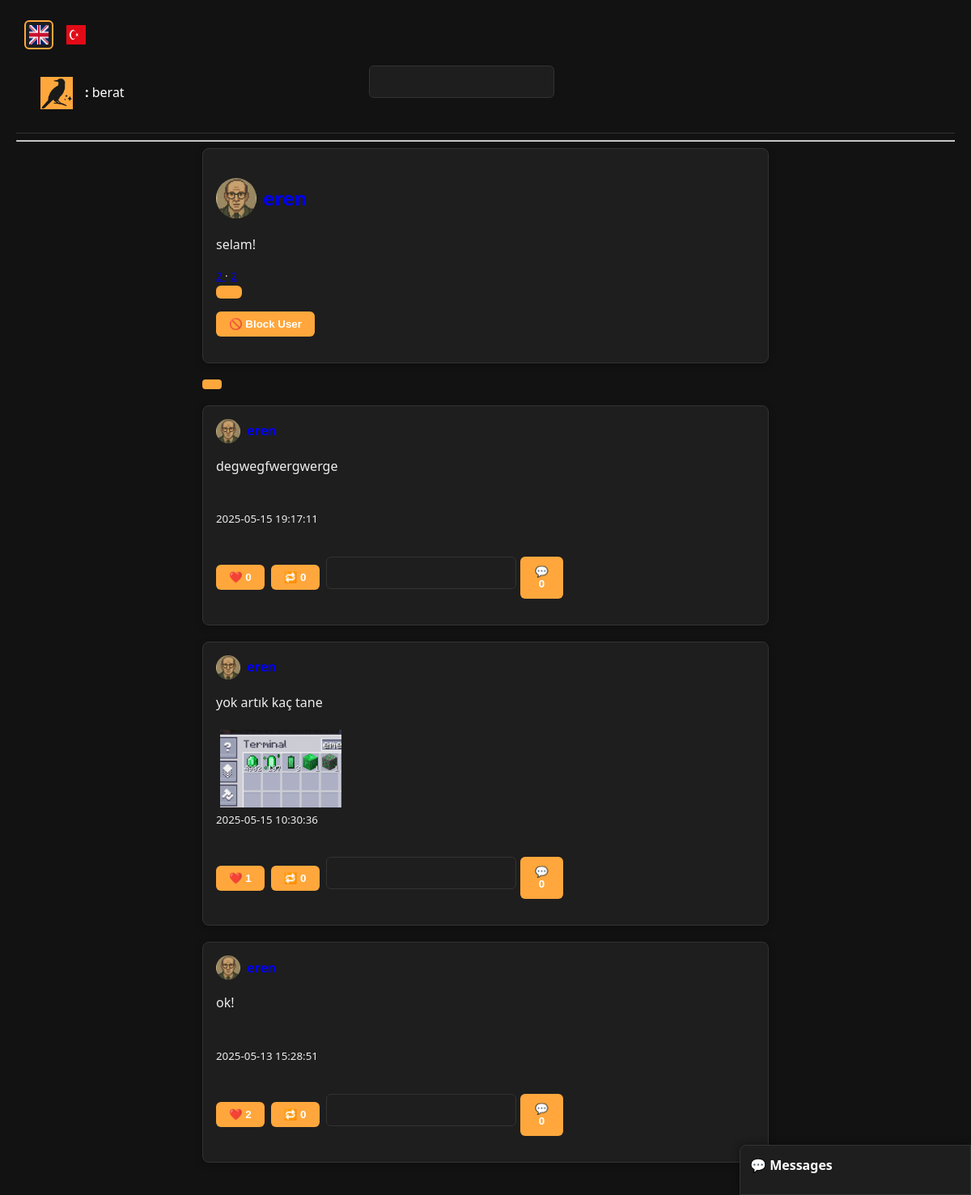
/user.php?u=eren (signed in), run on the app's committed database.
### tables this page shows
CREATE TABLE `users` (
  `id` int(11) NOT NULL,
  `username` varchar(50) NOT NULL,
  `email` varchar(100) NOT NULL,
  `password` varchar(255) NOT NULL,
  `bio` text DEFAULT NULL,
  `profile_pic` varchar(255) DEFAULT NULL,
  `created_at` timestamp NOT NULL DEFAULT current_timestamp()
);

CREATE TABLE `thoughts` (
  `id` int(11) NOT NULL,
  `user_id` int(11) NOT NULL,
  `content` varchar(280) NOT NULL,
  `created_at` timestamp NOT NULL DEFAULT current_timestamp(),
  `original_thought_id` int(11) DEFAULT NULL,
  `quote_id` int(11) DEFAULT NULL
);

CREATE TABLE `thought_images` (
  `id` int(11) NOT NULL,
  `thought_id` int(11) NOT NULL,
  `image_path` varchar(255) NOT NULL
);

### includes/lang.php (called while the page is built, shortened)
<?php
$lang = $_SESSION['lang'] ?? ($_COOKIE['lang'] ?? 'en');
$lang_file = __DIR__ . '/../lang/' . $lang . '.php';
if (file_exists($lang_file)) {
    $t = require $lang_file;
} else {
    $t = require __DIR__ . '/../lang/en.php';
}

### user.php (the view, shortened to what this page needs)
<?php
require 'config.php';
require 'includes/lang.php';
require 'includes/functions.php';
include 'templates/header.php';
$username = $_GET['u'] ?? '';
$section = $_GET['tab'] ?? 'posts';
$stmt = $pdo->prepare("SELECT * FROM users WHERE username = ?");
$stmt->execute([$username]);
$user = $stmt->fetch();
$profile_user_id = $user['id'];
$is_self = $profile_user_id === $_SESSION['user_id'];
$stmt = $pdo->prepare("SELECT COUNT(*) FROM follows WHERE followed_id = ?");
$stmt->execute([$profile_user_id]);
$followerCount = $stmt->fetchColumn();
$stmt = $pdo->prepare("SELECT COUNT(*) FROM follows WHERE follower_id = ?");
$stmt->execute([$profile_user_id]);
$followingCount = $stmt->fetchColumn();
$following = false;
if (!$is_self) {
    $stmt = $pdo->prepare("SELECT 1 FROM follows WHERE follower_id = ? AND followed_id = ?");
    $stmt->execute([$_SESSION['user_id'], $profile_user_id]);
    $following = $stmt->fetch();
}
?>
<link rel="stylesheet" href="assets/style.css">
<div class="container">
    <div class="card profile-header">
        <h2><?= render_user_icon($user['username'], 50) ?></h2>
        <?php if (!empty($user['bio'])): ?>
            <p class="profile-bio"><?= nl2br(htmlspecialchars($user['bio'])) ?></p>
        <?php endif; ?>
        <small class="follow-count">
            <a href="#" onclick="loadFollowList('followers')"><?= $followerCount ?> <?= $t['followers'] ?></a> ·
            <a href="#" onclick="loadFollowList('following')"><?= $followingCount ?> <?= $t['following'] ?></a>
        </small>
        <?php if (!$is_self): ?>
            <form method="POST" action="actions/follow.php" class="action-form">
                <button type="submit" class="btn"><?= $following ? $t['unfollow'] : $t['follow'] ?></button>
            </form>
            <form method="POST" action="actions/block_user.php" class="action-form">
                <button type="submit" class="btn">🚫 <?= $t['block_user'] ?? 'Block User' ?></button>
            </form>
        <?php endif; ?>
    </div>
    <div class="tabs">
        <a href="?u=<?= urlencode($username) ?>&tab=posts" class="<?= $section === 'posts' ? 'active' : '' ?>"><?= $t['posts'] ?></a>
        <a href="?u=<?= urlencode($username) ?>&tab=comments" class="<?= $section === 'comments' ? 'active' : '' ?>"><?= $t['comments'] ?></a>
        <a href="?u=<?= urlencode($username) ?>&tab=likes" class="<?= $section === 'likes' ? 'active' : '' ?>"><?= $t['liked'] ?></a>
    </div>
    <?php
    if ($section === 'comments') {
        $stmt = $pdo->prepare("SELECT comments.*, thoughts.content AS post_content, thoughts.id AS thought_id, tu.username AS post_author FROM comments JOIN thoughts ON comments.thought_id = thoughts.id JOIN users tu ON thoughts.user_id = tu.id WHERE comments.user_id = ? ORDER BY comments.created_at DESC LIMIT 50");
        $stmt->execute([$profile_user_id]);
        foreach ($stmt->fetchAll() as $comment): ?>
            <div class="card">
                <em><?= $t['commented_on'] ?> <?= render_user_icon($comment['post_author'], 20) ?></em>
                <p><?= nl2br(htmlspecialchars($comment['content'])) ?></p>
                <small><?= $comment['created_at'] ?></small>
            </div>
        <?php endforeach;
    } else {
        if ($section === 'likes') {
            $stmt = $pdo->prepare("SELECT t.*, u.username FROM likes JOIN thoughts t ON likes.thought_id = t.id JOIN users u ON t.user_id = u.id WHERE likes.user_id = ? ORDER BY likes.created_at DESC LIMIT 50");
            $stmt->execute([$profile_user_id]);
        } else {
            $stmt = $pdo->prepare("SELECT t.*, u.username, ot.content AS original_content, ou.username AS original_username, qt.content AS quote_content, qu.username AS quote_user FROM thoughts t JOIN users u ON t.user_id = u.id LEFT JOIN thoughts ot ON t.original_thought_id = ot.id LEFT JOIN users ou ON ot.user_id = ou.id LEFT JOIN thoughts qt ON t.quote_id = qt.id LEFT JOIN users qu ON qt.user_id = qu.id WHERE t.user_id = ? ORDER BY t.created_at DESC LIMIT 50");
            $stmt->execute([$profile_user_id]);
        }
        $thoughts = $stmt->fetchAll();
        foreach ($thoughts as $thought):
            $target_id = $thought['original_thought_id'] ?: $thought['id'];
            $likeCount = $pdo->query("SELECT COUNT(*) FROM likes WHERE thought_id = $target_id")->fetchColumn();
            $repostCount = $pdo->query("SELECT COUNT(*) FROM thoughts WHERE original_thought_id = $target_id")->fetchColumn();
            $quoteCount = $pdo->query("SELECT COUNT(*) FROM thoughts WHERE quote_id = $target_id")->fetchColumn();
    ?>
    <div onclick="openModal(<?= $target_id ?>)" class="card" style="cursor: pointer;">
        <?php if ($thought['original_thought_id']): ?>
            <em><?= $t['reposted_by'] ?> <?= render_user_icon($thought['username'], 20) ?></em><br>
            <?php if ($thought['original_content'] && $thought['original_username']): ?>
                <strong><?= render_user_icon($thought['original_username'], 20) ?></strong><br>
                <p><?= nl2br(htmlspecialchars($thought['original_content'])) ?></p>
            <?php else: ?>
                <p><i><?= $t['post_deleted_or_unavailable'] ?></i></p>
            <?php endif; ?>
        <?php else: ?>
            <strong><?= render_user_icon($thought['username'], 30) ?></strong><br>
            <p><?= nl2br(htmlspecialchars($thought['content'])) ?></p>
            <?php
            $stmt2 = $pdo->prepare("SELECT image_path FROM thought_images WHERE thought_id = ?");
            $stmt2->execute([$thought['id']]);
            foreach ($stmt2->fetchAll() as $img) {
                echo "<img src='uploads/" . htmlspecialchars($img['image_path']) . "' width='150' style='margin: 5px;'>";
            }
            ?>
        <?php endif; ?>
        <br><small><?= $thought['created_at'] ?></small><br><br>
        <div onclick="event.stopPropagation();" style="margin-top: 10px; display: flex; align-items: center; gap: 8px; flex-wrap: wrap;">
            <form method="POST" action="actions/like.php">
                <button type="submit" class="btn">❤️ <?= $likeCount ?></button>
            </form>
            <form method="POST" action="actions/repost.php">
                <button type="submit" class="btn">🔁 <?= $repostCount ?></button>
            </form>
            <?php if (!$thought['quote_id']): ?>
            <form method="POST" action="actions/quote.php" style="display: flex; gap: 5px;">
                <input type="text" name="content" placeholder="<?= $t['quote_placeholder'] ?>" required>
                <button type="submit" class="btn">💬 <?= $quoteCount ?></button>
            </form>
            <?php endif; ?>
        </div>
    </div>
    <?php endforeach; } ?>
</div>

### includes/functions.php (shortened to what this page needs)
<?php
function render_user_icon($username, $size = 40) {
    global $pdo;
    $stmt = $pdo->prepare("SELECT profile_pic FROM users WHERE username = ?");
    $stmt->execute([$username]);
    $user = $stmt->fetch();
    $img = $user && $user['profile_pic'] ? $user['profile_pic'] : 'default.png';
    $safeUsername = htmlspecialchars($username);
    $escapedImg = htmlspecialchars($img);
    return "<a href='user.php?u={$safeUsername}' style='display: inline-flex; align-items: center; gap: 8px; text-decoration: none;'>
                <img src='uploads/{$escapedImg}' width='{$size}' height='{$size}' style='border-radius:50%; object-fit:cover;'>
                {$safeUsername}
            </a>";
}

### assets/style.css (style rules this page uses)
.container { max-width: 700px; margin: 0 auto; }
.card { background: var(--card); border-radius: 8px; padding: 16px; margin-bottom: 20px; box-shadow: 0 2px 8px rgba(0,0,0,0.25); border: 1px solid var(--border); }
button, .btn { background-color: var(--accent); color: white; border: none; padding: 8px 16px; border-radius: 6px; cursor: pointer; font-weight: 600; transition: background 0.2s; }
input[type="text"], input[type="email"], input[type="password"], textarea { width: 100%; padding: 10px; border-radius: 6px; border: 1px solid var(--border); margin-bottom: 12px; font-size: 16px; background: var(--card); color: var(--text); }
input::placeholder, textarea::placeholder { color: #aaa; }
.tabs { display: flex; gap: 10px; margin-bottom: 20px; }
.tabs a { text-decoration: none; color: var(--text); padding: 6px 12px; border-radius: 4px; transition: background 0.2s; }
.tabs a.active { background-color: var(--accent); color: black; }

### data on the page
users: profile_pic (picture), bio "selam!"
thoughts: user.profile_pic (picture), content "degwegfwergwerge", created_at "2025-05-15 19:17:11", likeCount "0", repostCount "0", quoteCount "0"
thoughts: user.profile_pic (picture), content "yok artık kaç tane", created_at "2025-05-15 10:30:36", likeCount "1", repostCount "0", quoteCount "0"
thought_images: image_path (picture)
thoughts: user.profile_pic (picture), content "ok!", created_at "2025-05-13 15:28:51", likeCount "2", repostCount "0", quoteCount "0"

### other printed values
$_SESSION['username'] "berat"
$t['direct_messages'] "Messages"
$t['block_user'] "Block User"
